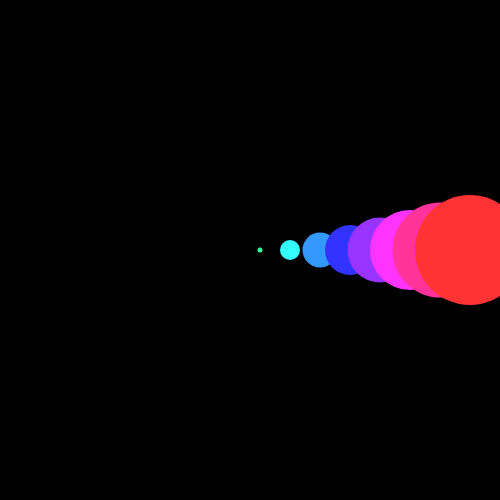
Frame 1 (no input)
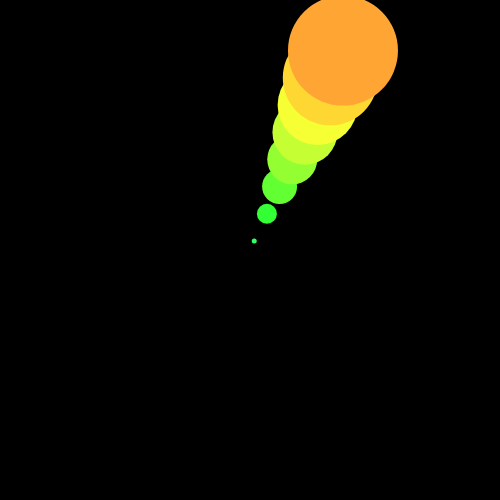
Frame 60 (no input)
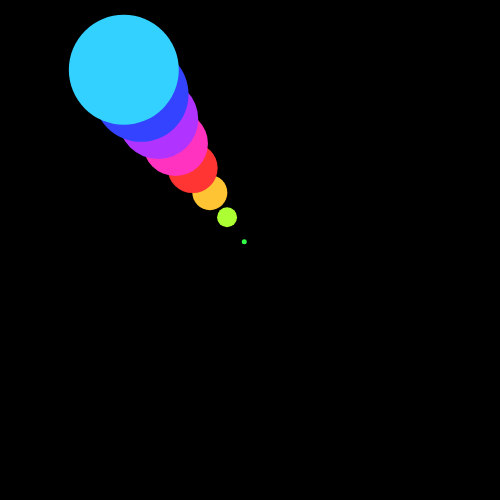
Frame 120 (the mouse pressed at the canvas centre since frame 60)

The p5.js sketch that drew these frames (run headless with seeded random() and noise() and a simulated clock; from frame 60 on, the mouse is pressed at the canvas centre):

// p5.js sketch
// ── sketch.js
let angle = 0;
let stepSize = 5;

function setup() {
  createCanvas(500, 500);
  colorMode(HSB, 360, 100, 100);
  noStroke();
}

function draw() {
  background(0);
  for (let radius = 10; radius < width/2; radius += 30) {
    let xPos = width/2 + cos(angle) * radius;
    let yPos = height/2 + sin(angle) * radius;
    fill((xPos+yPos) % 360, 80, 100);
    ellipse(xPos, yPos, radius/2, radius/2);
  }
  angle += radians(stepSize);
}
